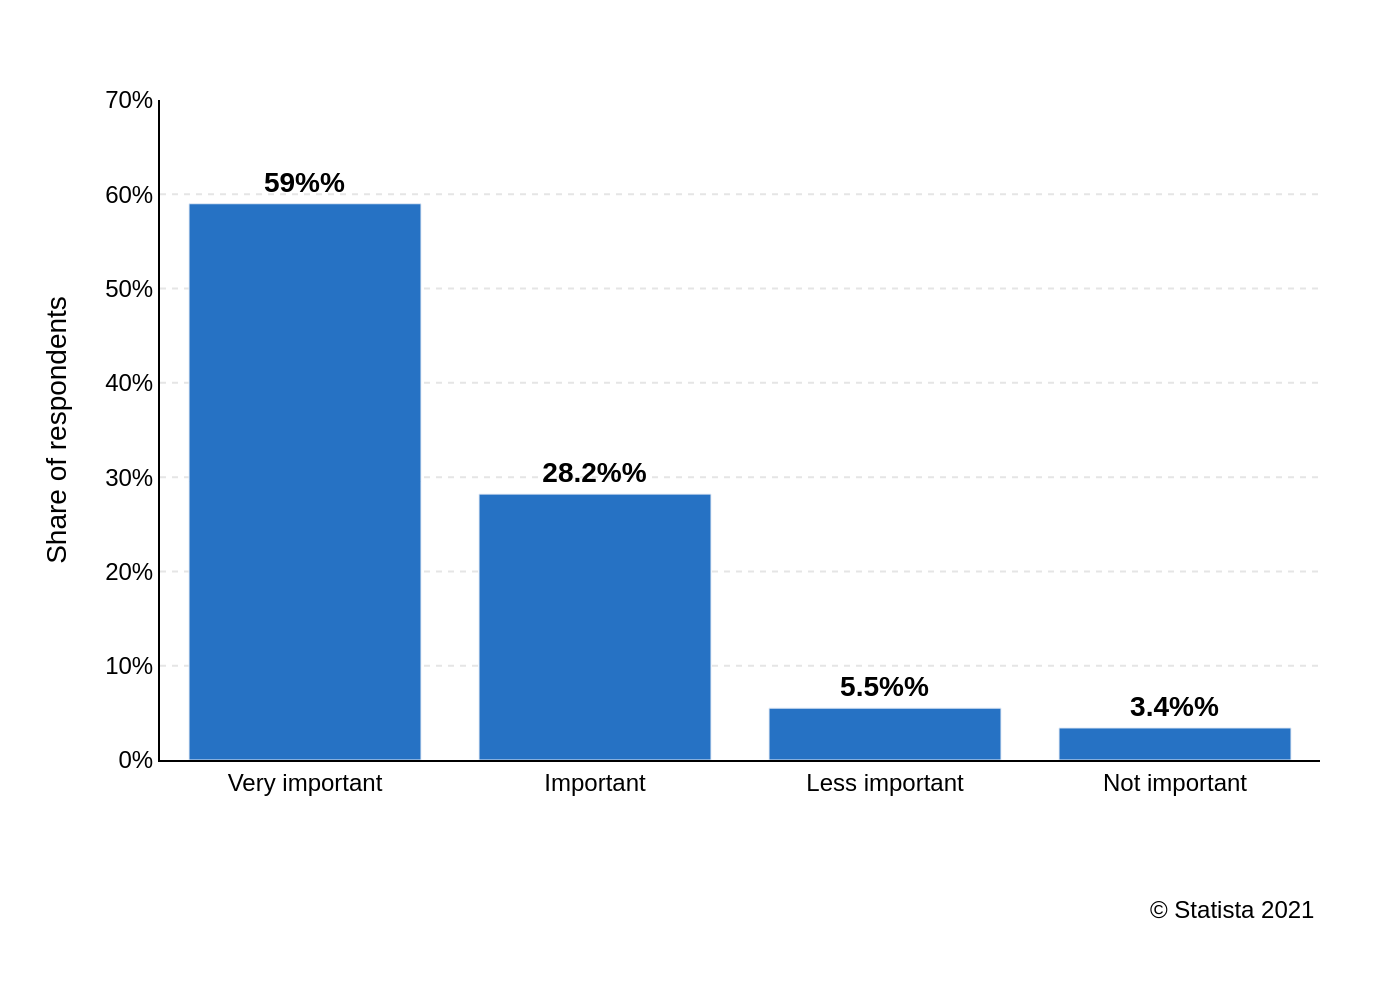

Generate this figure with Python:
import sys
import json
import plotly.graph_objects as go
import pathlib

if len(sys.argv) != 2:
    print("Usage: python script.name.py <path_to_json_file>")
    sys.exit(1)

json_path_str = sys.argv[1]
json_path = pathlib.Path(json_path_str)

if not json_path.is_file():
    print(f"Error: File not found at {json_path}")
    sys.exit(1)

with open(json_path, 'r', encoding='utf-8') as f:
    chart_info = json.load(f)

chart_data = chart_info['chart_data']
texts = chart_info['texts']
colors = chart_info['colors']

categories = [item['category'] for item in chart_data]
values = [item['value'] for item in chart_data]

fig = go.Figure()

fig.add_trace(go.Bar(
    x=categories,
    y=values,
    marker_color=colors[0],
    texttemplate='<b>%{y}%</b>',
    textposition='outside',
    textfont=dict(family="Arial", size=14, color='black'),
    cliponaxis=False
))

fig.update_layout(
    font=dict(family="Arial", size=12, color='black'),
    title_text=None,
    yaxis=dict(
        title_text=texts['y_axis_title'],
        range=[0, 70],
        ticksuffix='%',
        showgrid=True,
        gridcolor='#E5E5E5',
        gridwidth=1,
        griddash='dot',
        zeroline=False,
        showline=True,
        linecolor='black'
    ),
    xaxis=dict(
        title_text=texts['x_axis_title'],
        showline=True,
        linecolor='black'
    ),
    plot_bgcolor='white',
    showlegend=False,
    margin=dict(l=80, r=40, t=50, b=120),
    annotations=[
        dict(
            text=texts['source'],
            showarrow=False,
            xref='paper',
            yref='paper',
            x=1.0,
            y=-0.2,
            xanchor='right',
            yanchor='top',
            align='right'
        )
    ]
)

output_filename = json_path.with_suffix('.png')
fig.write_image(output_filename, scale=2)
print(f"Chart saved to {output_filename}")
